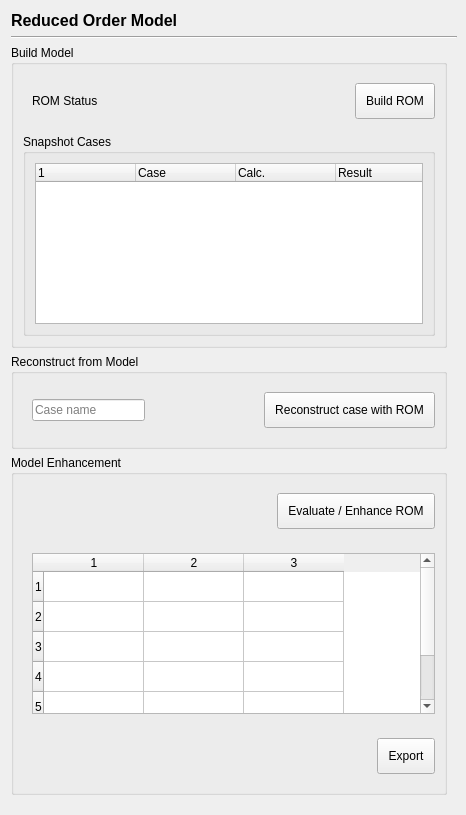
<?xml version="1.0" encoding="UTF-8"?>
<ui version="4.0">
 <class>PODROMPage</class>
 <widget class="QWidget" name="PODROMPage">
  <property name="geometry">
   <rect>
    <x>0</x>
    <y>0</y>
    <width>466</width>
    <height>815</height>
   </rect>
  </property>
  <property name="windowTitle">
   <string>Form</string>
  </property>
  <layout class="QVBoxLayout" name="verticalLayout_4">
   <property name="rightMargin">
    <number>9</number>
   </property>
   <item>
    <widget class="QLabel" name="title">
     <property name="font">
      <font>
       <pointsize>12</pointsize>
       <weight>75</weight>
       <bold>true</bold>
      </font>
     </property>
     <property name="text">
      <string>Reduced Order Model</string>
     </property>
    </widget>
   </item>
   <item>
    <widget class="Line" name="line">
     <property name="orientation">
      <enum>Qt::Horizontal</enum>
     </property>
    </widget>
   </item>
   <item>
    <widget class="QScrollArea" name="scrollArea">
     <property name="frameShape">
      <enum>QFrame::NoFrame</enum>
     </property>
     <property name="widgetResizable">
      <bool>true</bool>
     </property>
     <widget class="QWidget" name="scrollAreaWidgetContents">
      <property name="geometry">
       <rect>
        <x>0</x>
        <y>0</y>
        <width>448</width>
        <height>768</height>
       </rect>
      </property>
      <layout class="QVBoxLayout" name="verticalLayout_PODROMpage">
       <property name="leftMargin">
        <number>0</number>
       </property>
       <property name="topMargin">
        <number>0</number>
       </property>
       <property name="rightMargin">
        <number>10</number>
       </property>
       <property name="bottomMargin">
        <number>0</number>
       </property>
       <item>
         <widget class="QGroupBox" name="groupBox_ROMBuildAndSnapshots">
           <property name="title">
             <string>Build Model</string>
           </property>
           <layout class="QVBoxLayout" name="verticalLayout_ROMGroup">
             <item>
               <widget class="QWidget" name="widgetBuildROM" native="true">
                <layout class="QHBoxLayout" name="horizontalLayoutBuildRom">
                 <property name="rightMargin">
                  <number>0</number>
                 </property>
                 <item>
                   <widget class="QLabel" name="labelBuildROM">
                     <property name="text">
                       <string>ROM Status</string>
                     </property>
                   </widget>
                 </item>
                 <item>
                  <spacer name="horizontalSpacer_31">
                   <property name="orientation">
                    <enum>Qt::Horizontal</enum>
                   </property>
                   <property name="sizeHint" stdset="0">
                    <size>
                     <width>40</width>
                     <height>20</height>
                    </size>
                   </property>
                  </spacer>
                 </item>
                 <item>
                  <widget class="QPushButton" name="buildROM">
                   <property name="styleSheet">
                    <string notr="true">padding: 10px</string>
                   </property>
                   <property name="text">
                    <string>Build ROM</string>
                   </property>
                  </widget>
                 </item>
                </layout>
               </widget>
              </item>
              <item>
               <widget class="QGroupBox" name="snapshotCases">
                <property name="title">
                 <string>Snapshot Cases</string>
                </property>
                <layout class="QVBoxLayout" name="verticalLayout_2">
                 <item>
                  <widget class="QTreeWidget" name="snapshotCaseList">
                   <property name="sizePolicy">
                    <sizepolicy hsizetype="Expanding" vsizetype="Preferred">
                     <horstretch>0</horstretch>
                     <verstretch>0</verstretch>
                    </sizepolicy>
                   </property>
                   <property name="contextMenuPolicy">
                    <enum>Qt::CustomContextMenu</enum>
                   </property>
                   <property name="verticalScrollBarPolicy">
                    <enum>Qt::ScrollBarAlwaysOff</enum>
                   </property>
                   <property name="horizontalScrollBarPolicy">
                    <enum>Qt::ScrollBarAlwaysOff</enum>
                   </property>
                   <property name="autoScroll">
                    <bool>false</bool>
                   </property>
                   <property name="selectionMode">
                    <enum>QAbstractItemView::ExtendedSelection</enum>
                   </property>
                   <property name="indentation">
                    <number>0</number>
                   </property>
                   <property name="columnCount">
                    <number>4</number>
                   </property>
                   <column>
                    <property name="text">
                     <string/>
                    </property>
                   </column>
                   <column>
                    <property name="text">
                     <string>Case</string>
                    </property>
                   </column>
                   <column>
                    <property name="text">
                     <string>Calc.</string>
                    </property>
                   </column>
                   <column>
                    <property name="text">
                     <string>Result</string>
                    </property>
                   </column>
                  </widget>
                 </item>
                </layout>
               </widget>
             </item>
           </layout>
         </widget>
       </item>
       <item>
         <widget class="QGroupBox" name="groupBox_Reconstruction">
           <property name="title">
             <string>Reconstruct from Model</string>
           </property>
           <layout class="QVBoxLayout" name="verticalLayout_ReconstructGroup">
             <item>
               <widget class="QWidget" name="runningMode" native="true">
                <layout class="QHBoxLayout" name="horizontalLayout_3">
                 <property name="rightMargin">
                  <number>0</number>
                 </property>
                 <item>
                   <widget class="QLineEdit" name="nameCaseToReconstruct">
                     <property name="text">
                       <string></string>
                     </property>
                     <property name="placeholderText">
                       <string>Case name</string>
                     </property>
                   </widget>
                 </item>
                 <item>
                  <spacer name="horizontalSpacer_3">
                   <property name="orientation">
                    <enum>Qt::Horizontal</enum>
                   </property>
                   <property name="sizeHint" stdset="0">
                    <size>
                     <width>40</width>
                     <height>20</height>
                    </size>
                   </property>
                  </spacer>
                 </item>
                 <item>
                  <widget class="QPushButton" name="ROMReconstruct">
                   <property name="styleSheet">
                    <string notr="true">padding: 10px</string>
                   </property>
                   <property name="text">
                    <string>Reconstruct case with ROM</string>
                   </property>
                  </widget>
                 </item>
                </layout>
               </widget>
             </item>
           </layout>
         </widget>
       </item>
       <item>
         <widget class="QGroupBox" name="groupBox_Enhance">
           <property name="title">
             <string>Model Enhancement</string>
           </property>
           <layout class="QVBoxLayout" name="verticalLayout_EnhanceGroup">
             <item>
               <widget class="QWidget" name="enhanceWidget" native="true">
                <layout class="QHBoxLayout" name="horizontalLayout_333">
                 <property name="rightMargin">
                  <number>0</number>
                 </property>
                 <item>
                   <widget class="QLabel" name="labelEnhanceROM">
                     <property name="text">
                       <string></string>
                     </property>
                   </widget>
                 </item>
                 <item>
                  <spacer name="horizontalSpacer_333">
                   <property name="orientation">
                    <enum>Qt::Horizontal</enum>
                   </property>
                   <property name="sizeHint" stdset="0">
                    <size>
                     <width>40</width>
                     <height>20</height>
                    </size>
                   </property>
                  </spacer>
                 </item>
                 <item>
                  <widget class="QPushButton" name="EvalNEnhanceROM">
                   <property name="styleSheet">
                    <string notr="true">padding: 10px</string>
                   </property>
                   <property name="text">
                    <string>Evaluate / Enhance ROM</string>
                   </property>
                  </widget>
                 </item>
                </layout>
               </widget>
             </item>
             <item>
               <widget class="QWidget" name="EnhanceReport" native="true">
                <layout class="QVBoxLayout" name="verticalLayout_33">
                 <property name="rightMargin">
                  <number>0</number>
                 </property>
                 <item>
                  <widget class="QTableWidget" name="tblRomEval">
                   <property name="visible">
                    <bool>true</bool>
                   </property>
                   <property name="columnCount">
                    <number>3</number>
                   </property>
                   <property name="rowCount">
                    <number>6</number>
                   </property>
                   <property name="sizePolicy">
                    <sizepolicy hsizetype="Expanding" vsizetype="Expanding">
                     <horstretch>0</horstretch>
                     <verstretch>1</verstretch>
                    </sizepolicy>
                   </property>
                   <property name="editTriggers">
                    <set>QAbstractItemView::NoEditTriggers</set>
                   </property>
                   <property name="minimumHeight">
                     <number>200</number>
                   </property>
                  </widget>
                 </item>
                </layout>
               </widget>
             </item>
             <item>
               <widget class="QWidget" name="enhanceWidget2" native="true">
                <layout class="QHBoxLayout" name="horizontalLayout_3333">
                 <property name="rightMargin">
                  <number>0</number>
                 </property>
                 <item>
                  <spacer name="horizontalSpacer_3333">
                   <property name="orientation">
                    <enum>Qt::Horizontal</enum>
                   </property>
                   <property name="sizeHint" stdset="0">
                    <size>
                     <width>40</width>
                     <height>20</height>
                    </size>
                   </property>
                  </spacer>
                 </item>
                 <item>
                  <widget class="QPushButton" name="exportEvalROM">
                   <property name="styleSheet">
                    <string notr="true">padding: 10px</string>
                   </property>
                   <property name="text">
                    <string>Export</string>
                   </property>
                  </widget>
                 </item>
                </layout>
               </widget>
             </item>
           </layout>
         </widget>
       </item>
       <item>
        <spacer name="verticalSpacer">
         <property name="orientation">
          <enum>Qt::Vertical</enum>
         </property>
         <property name="sizeHint" stdset="0">
          <size>
           <width>20</width>
           <height>40</height>
          </size>
         </property>
        </spacer>
       </item>
      </layout>
     </widget>
    </widget>
   </item>
  </layout>
 </widget>
 <resources>
  <include location="../../../../resource.qrc"/>
 </resources>
 <connections/>
</ui>
